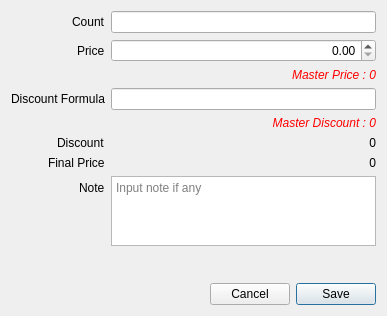
<?xml version="1.0" encoding="UTF-8"?>
<ui version="4.0">
 <class>EditPriceCountDialog</class>
 <widget class="QDialog" name="EditPriceCountDialog">
  <property name="geometry">
   <rect>
    <x>0</x>
    <y>0</y>
    <width>387</width>
    <height>316</height>
   </rect>
  </property>
  <property name="windowTitle">
   <string>Count and Price</string>
  </property>
  <layout class="QVBoxLayout" name="verticalLayout">
   <item>
    <layout class="QFormLayout" name="formLayout">
     <property name="labelAlignment">
      <set>Qt::AlignRight|Qt::AlignTrailing|Qt::AlignVCenter</set>
     </property>
     <item row="0" column="0">
      <widget class="QLabel" name="label">
       <property name="text">
        <string>Count</string>
       </property>
      </widget>
     </item>
     <item row="1" column="0">
      <widget class="QLabel" name="label_2">
       <property name="text">
        <string>Price</string>
       </property>
      </widget>
     </item>
     <item row="1" column="1">
      <widget class="QDoubleSpinBox" name="doublePrice">
       <property name="alignment">
        <set>Qt::AlignRight|Qt::AlignTrailing|Qt::AlignVCenter</set>
       </property>
       <property name="maximum">
        <double>1000000000.000000000000000</double>
       </property>
      </widget>
     </item>
     <item row="3" column="0">
      <widget class="QLabel" name="label_3">
       <property name="text">
        <string>Discount Formula</string>
       </property>
      </widget>
     </item>
     <item row="3" column="1">
      <widget class="QLineEdit" name="lineDiscount"/>
     </item>
     <item row="5" column="0">
      <widget class="QLabel" name="label_4">
       <property name="text">
        <string>Discount</string>
       </property>
      </widget>
     </item>
     <item row="5" column="1">
      <widget class="QLabel" name="labelDiscount">
       <property name="text">
        <string>0</string>
       </property>
       <property name="alignment">
        <set>Qt::AlignRight|Qt::AlignTrailing|Qt::AlignVCenter</set>
       </property>
      </widget>
     </item>
     <item row="6" column="0">
      <widget class="QLabel" name="label_5">
       <property name="text">
        <string>Final Price</string>
       </property>
      </widget>
     </item>
     <item row="6" column="1">
      <widget class="QLabel" name="labelFinal">
       <property name="text">
        <string>0</string>
       </property>
       <property name="alignment">
        <set>Qt::AlignRight|Qt::AlignTrailing|Qt::AlignVCenter</set>
       </property>
      </widget>
     </item>
     <item row="2" column="1">
      <widget class="QLabel" name="labelMasterPrice">
       <property name="styleSheet">
        <string notr="true">color: red; font-style: italic;</string>
       </property>
       <property name="text">
        <string>Master Price : 0</string>
       </property>
       <property name="alignment">
        <set>Qt::AlignRight|Qt::AlignTrailing|Qt::AlignVCenter</set>
       </property>
      </widget>
     </item>
     <item row="4" column="1">
      <widget class="QLabel" name="labelMasterDiscount">
       <property name="styleSheet">
        <string notr="true">color: red; font-style: italic;</string>
       </property>
       <property name="text">
        <string>Master Discount : 0</string>
       </property>
       <property name="alignment">
        <set>Qt::AlignRight|Qt::AlignTrailing|Qt::AlignVCenter</set>
       </property>
      </widget>
     </item>
     <item row="7" column="0">
      <widget class="QLabel" name="label_6">
       <property name="text">
        <string>Note</string>
       </property>
      </widget>
     </item>
     <item row="7" column="1">
      <widget class="QPlainTextEdit" name="plainNote">
       <property name="maximumSize">
        <size>
         <width>16777215</width>
         <height>75</height>
        </size>
       </property>
       <property name="tabChangesFocus">
        <bool>true</bool>
       </property>
       <property name="placeholderText">
        <string>Input note if any</string>
       </property>
      </widget>
     </item>
     <item row="0" column="1">
      <widget class="LibGUI::MoneyLineEdit" name="doubleCount"/>
     </item>
    </layout>
   </item>
   <item>
    <spacer name="verticalSpacer">
     <property name="orientation">
      <enum>Qt::Vertical</enum>
     </property>
     <property name="sizeHint" stdset="0">
      <size>
       <width>20</width>
       <height>40</height>
      </size>
     </property>
    </spacer>
   </item>
   <item>
    <layout class="QHBoxLayout" name="horizontalLayout">
     <item>
      <spacer name="horizontalSpacer">
       <property name="orientation">
        <enum>Qt::Horizontal</enum>
       </property>
       <property name="sizeHint" stdset="0">
        <size>
         <width>40</width>
         <height>20</height>
        </size>
       </property>
      </spacer>
     </item>
     <item>
      <widget class="QPushButton" name="pushCancel">
       <property name="text">
        <string>Cancel</string>
       </property>
       <property name="autoDefault">
        <bool>false</bool>
       </property>
      </widget>
     </item>
     <item>
      <widget class="QPushButton" name="pushSave">
       <property name="text">
        <string>Save</string>
       </property>
       <property name="default">
        <bool>true</bool>
       </property>
      </widget>
     </item>
    </layout>
   </item>
  </layout>
 </widget>
 <customwidgets>
  <customwidget>
   <class>LibGUI::MoneyLineEdit</class>
   <extends>QLineEdit</extends>
   <header>moneylineedit.h</header>
  </customwidget>
 </customwidgets>
 <tabstops>
  <tabstop>doubleCount</tabstop>
  <tabstop>doublePrice</tabstop>
  <tabstop>lineDiscount</tabstop>
  <tabstop>plainNote</tabstop>
  <tabstop>pushCancel</tabstop>
  <tabstop>pushSave</tabstop>
 </tabstops>
 <resources/>
 <connections>
  <connection>
   <sender>pushCancel</sender>
   <signal>pressed()</signal>
   <receiver>EditPriceCountDialog</receiver>
   <slot>close()</slot>
   <hints>
    <hint type="sourcelabel">
     <x>264</x>
     <y>194</y>
    </hint>
    <hint type="destinationlabel">
     <x>200</x>
     <y>107</y>
    </hint>
   </hints>
  </connection>
 </connections>
</ui>
